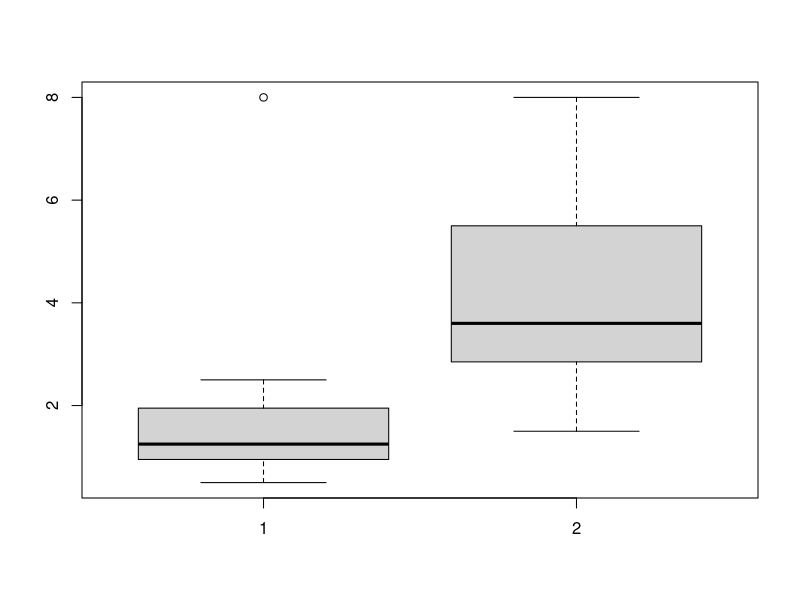

Source code (R):
# Separatrizes
dados <- c(0.5,0.7,0.7,0.9,1.0,1.1,1.0,1.2,1.3,1.3,1.5,1.8,2.1,2.2,2.5, 8)
dados1 <- c(1.5,1.7,2,2.8,2.9,3,3.1,3.2,4,4.5,4.9,5,6,6.5,7,8)

## usando o comando summary
summary(dados)

## para representar a concentracao dos dados
boxplot(dados, dados1)

## quartis
quantile(dados)

# outras separatrizes
quantile(dados,
         probs = seq(0, 1, 0.25) # seq(inicio, fim, passo)
         )

## amplitude interquartil
### (terceiro quartil - primeiro quartil) / (max - min)
(1.875-0.975)/(2.5 - 0.5) # = % dos dados presentes entre o terceiro e primeiro quartil
IQR(dados) # terceiro quartil - primeiro quartil



